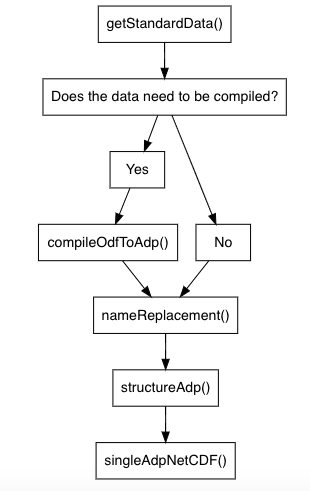

Write R code to recreate this figure.
# Figure 1: Flow Chart of the action taken when a user applies
# useAdjusted(which=ALL)

if (!interactive()) png("diagram.png")

library(DiagrammeR)
grViz("digraph flowchart {
      node [fontname = Helvetica, shape = rectangle]
      tab1 [label = '@@1']
      tab2 [label = '@@2']
      tab3 [label = '@@3']
      tab4 [label = '@@4']
      tab5 [label = '@@5']
      tab6 [label = '@@6']
      tab7 [label = '@@7']
      tab8 [label = '@@8']

      # edge definitions with the node IDs
      tab1 -> tab2;
      tab2 -> tab3;
      tab2 -> tab4;
      tab3 -> tab5;
      tab5 -> tab6;
      tab6 -> tab7;
      tab7 -> tab8;
      tab4 -> tab6;

      }

      [1]: 'getStandardData()'
      [2]: 'Does the data need to be compiled?'
      [3]: 'Yes'
      [4]: 'No'
      [5]: 'compileOdfToAdp()'
      [6]: 'nameReplacement()'
      [7]: 'structureAdp()'
      [8]: 'singleAdpNetCDF()'
      ")

if (!interactive()) dev.off()
